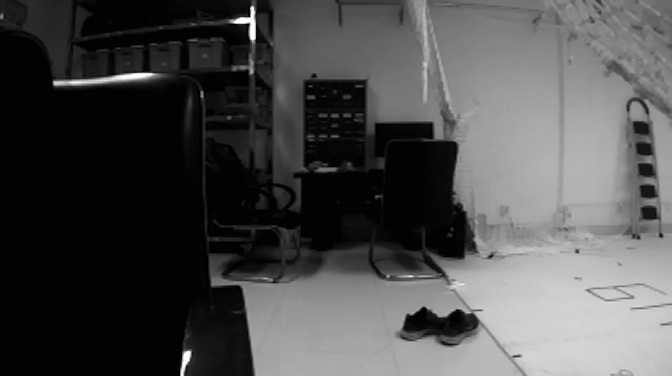
//> input picture ch7.3/pics/left0.jpg, 672 x 376 px
$ ./main   (built with g++ and OpenCV 4)
//> lines starting //> are read from the running program, lines starting //| are printed output that depends on the picture
#include <iostream>
#include <ctime>
#include <iomanip>
#include <chrono>

#include <opencv2/core/core.hpp>
#include <opencv2/imgproc/imgproc.hpp>
#include <opencv2/highgui/highgui.hpp>
#include <opencv2/features2d/features2d.hpp>
#include <opencv2/calib3d/calib3d.hpp>
using namespace std;
using namespace cv;

#define MATRIX_SIZE 50

void pose_estimation_2d2d(std::vector<KeyPoint> k1,std::vector<KeyPoint> k2,
    std::vector<DMatch> matches, Mat& R,Mat& t,Mat& E){
    Mat K = (Mat_<double>(3,3) << 356.2841797552195 ,0,333.09659026948043,
     0, 353.1672954414121, 195.25650805378962,
     0, 0, 1);
    vector<Point2f> points1;
    vector<Point2f> points2;

    for(int i=0;i<( int ) matches.size();i++){
        points1.push_back(k1[matches[i].queryIdx].pt);
        points2.push_back(k2[matches[i].trainIdx].pt);
    }

    // 计算基础矩阵
    Mat fundamental_matrix;
    fundamental_matrix = findFundamentalMat( points1, points2,FM_RANSAC);
    cout << "fundamental matrix is: " <<endl<< fundamental_matrix << endl;
    // 计算本质矩阵
    Point2d principal_point (311.181370, 185.775805);
    int focal_length = 347.924711;
    Mat essential_matrix;
    essential_matrix = findEssentialMat(points1, points2, focal_length, principal_point, RANSAC);
    cout << "essential matrix is: " <<endl << essential_matrix << endl;

    Mat homography_matrix;
    homography_matrix = findHomography( points1, points2, RANSAC, 3, noArray());
    cout << "homography matrix is: " <<endl << homography_matrix << endl;

    recoverPose(essential_matrix, points1, points2, R,t, focal_length,principal_point);
    E = essential_matrix.clone();

}

// 像素的2维坐标变成相机坐标的二维坐标
Point2d pixel2cam ( const Point2d& p, const Mat& K )
{
    return Point2d
           ( //(px-cx)/fx
               ( p.x - K.at<double> ( 0,2 ) ) / K.at<double> ( 0,0 ),
               ( p.y - K.at<double> ( 1,2 ) ) / K.at<double> ( 1,1 )
           );
}

void triangulation(const vector<KeyPoint>& k1,
    const vector<KeyPoint>& k2, const vector<DMatch>& matches,
    const Mat& R, const Mat& t, vector<Point3d>& points){

    Mat T1 = (Mat_<double>(3,4) << 1,0,0,0,
    0,1,0,0,
    0,0,1,0);
    Mat T2 = (Mat_<double>(3,4) <<
    R.at<double>(0,0), R.at<double>(0,1), R.at<double>(0,2), t.at<double>(0,0),
    R.at<double>(1,0), R.at<double>(1,1), R.at<double>(1,2), t.at<double>(1,0),
    R.at<double>(2,0), R.at<double>(2,1), R.at<double>(2,2), t.at<double>(2,0));
    Mat K = (Mat_<double>(3,3) << 356.2841797552195 ,0,333.09659026948043,
     0, 353.1672954414121, 195.25650805378962,
     0, 0, 1);
    vector<Point2d> pt1, pt2;
    for(DMatch m:matches){
        pt1.push_back(pixel2cam(k1[m.queryIdx].pt,K));
        pt2.push_back(pixel2cam(k2[m.trainIdx].pt,K));
    }
    Mat pt4d;
    triangulatePoints(T1,T2,pt1,pt2,pt4d);

    for(int i=0;i<pt4d.cols;i++){
        Mat x = pt4d.col(i);
        x/=x.at<float>(3,0);
        Point3d p(x.at<float>(0,0),x.at<float>(1,0),x.at<float>(2,0));
        points.push_back(p);
    }
}

int main(int argc, char const *argv[])
{
    Mat img_1 = imread("../pics/left0.jpg", 0);
//> img_1 is the input picture: 376 rows x 672 cols, CV_8UC1; min 0, max 255, mean 76.9
    Mat img_2 = imread("../pics/right0.jpg", 0);
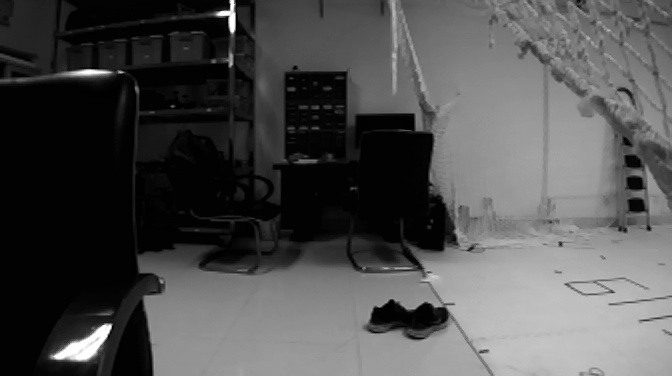
//> input picture ch7.3/pics/right0.jpg, 672 x 376 px
//> img_2 is the input picture: 376 rows x 672 cols, CV_8UC1; min 0, max 255, mean 79.2
    std::vector<KeyPoint> keypoints_1,keypoints_2;
    Mat descriptors_1, descriptors_2;

    Ptr<ORB> orb =  ORB::create();
    orb->detect(img_1,keypoints_1);
//> keypoints_1 = 500 keypoints; strongest (x, y, size): (253, 39, 31), (252, 38, 37.2), (54, 82, 31), (55, 82, 44.6)
    orb->detect(img_2,keypoints_2);
//> keypoints_2 = 500 keypoints; strongest (x, y, size): (110, 326, 31), (232, 31, 31), (109, 325, 44.6), (110, 325, 37.2)

    orb->compute(img_1, keypoints_1,descriptors_1);
    orb->compute(img_2, keypoints_2,descriptors_2);

    Mat outimg1;
    drawKeypoints(img_1,keypoints_1,outimg1,Scalar::all(-1),DrawMatchesFlags::DEFAULT);
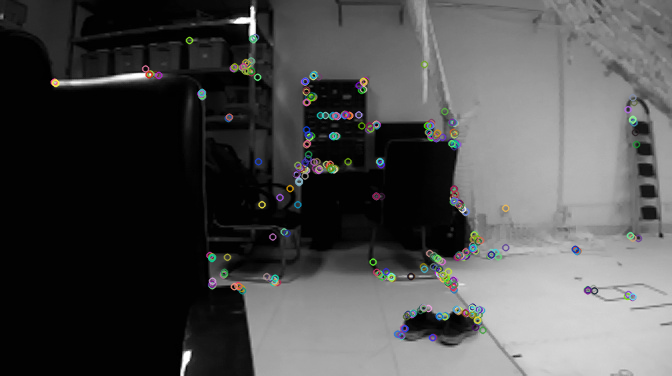
//> outimg1: 376 rows x 672 cols, CV_8UC3; mean B, G, R 78.2, 78.3, 78.1
    imshow("orb features.", outimg1);

    vector<DMatch> matches;
    BFMatcher matcher(NORM_HAMMING);
    matcher.match(descriptors_1, descriptors_2, matches);
//> matches = 500 matches

    double min_dist=10000, max_dist = 0;
    for(int i=0;i<descriptors_1.rows;i++){
        double dist = matches[i].distance;
        if(dist < min_dist) min_dist = dist;
        if(dist > max_dist) max_dist = dist;
    }
//> this loop made 500 passes
//> (dist, min_dist, max_dist) on pass 1: (25, 25, 25)
//> (dist, min_dist) on passes 4, 8, 15, 26, 182, 380: (20, 20), (19, 19), (12, 12), (9, 9), (8, 8), (3, 3)
//> after the loop, min_dist = 3; max_dist = 93

    std::vector<DMatch> good_matches;
    for(int i=0;i<descriptors_1.rows;i++){
        if(matches[i].distance <=max(2*min_dist, 30.0)){
            good_matches.push_back(matches[i]);
        }
    }
//> after the loop, good_matches = 217 matches

    Mat img_match;
    Mat img_goodmatch;
    drawMatches(img_1, keypoints_1, img_2, keypoints_2,matches, img_match);
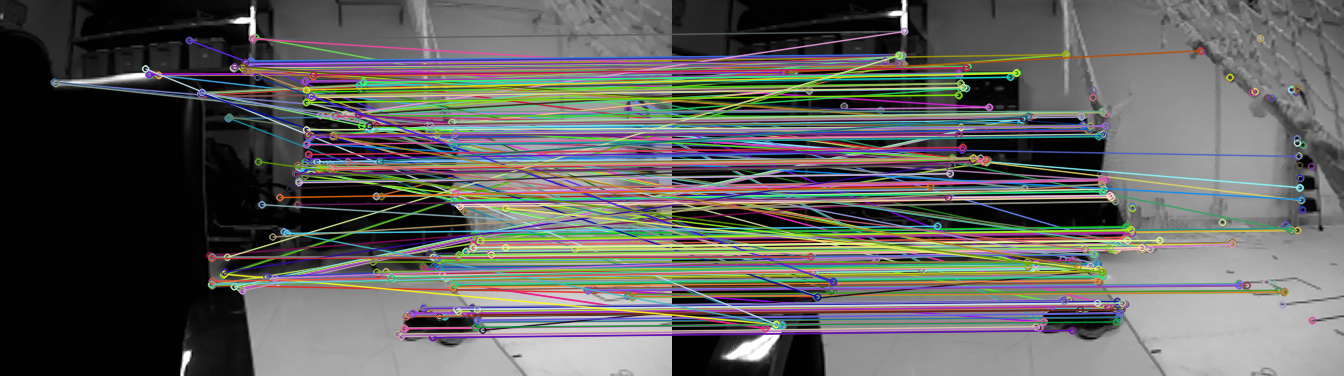
//> img_match: 376 rows x 1344 cols, CV_8UC3; mean B, G, R 94, 96.3, 96.5
    drawMatches(img_1, keypoints_1, img_2, keypoints_2,good_matches,img_goodmatch);
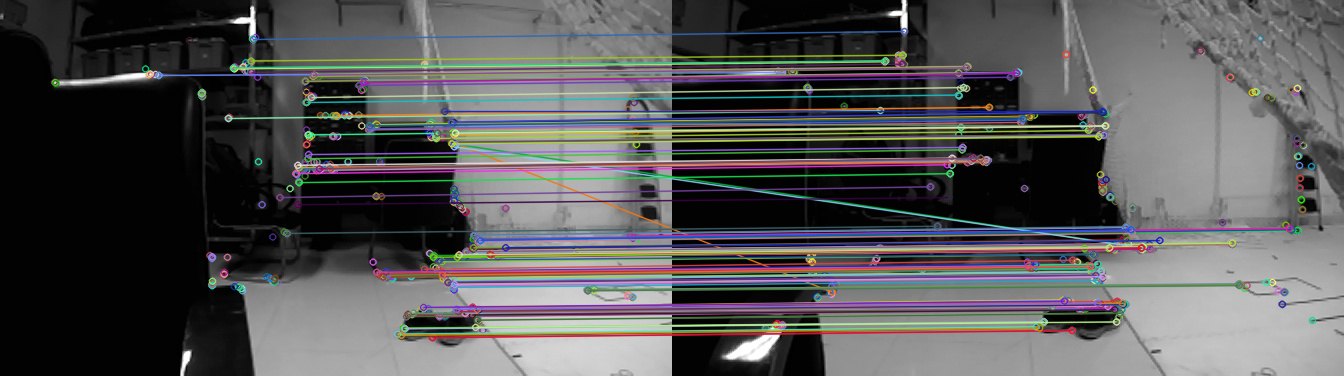
//> img_goodmatch: 376 rows x 1344 cols, CV_8UC3; mean B, G, R 85.9, 85.1, 85.7
    imshow("all", img_match);
    imshow("good",img_goodmatch);
    waitKey();

    Mat R,t,E;
    pose_estimation_2d2d(keypoints_1, keypoints_2,good_matches, R,t,E);
//> after the loop in pose_estimation_2d2d, `for(int i=0;i<( int ) matches.size();i++)`: points1 = 217 Points (x, y), first 12: [428, 308], [439, 316], [472, 314], [253, 39], [457, 144], [408, 314], [481, 310], [587, 290], [455, 143], [388, 276], [577, 251], [638, 238]; points2 = 217 Points (x, y), first 12: [396, 300], [407, 309], [443, 308], [232, 31], [159.6, 291.6], [375, 307], [453, 304], [566, 284], [431, 134], [364, 268], [560, 244], [625, 230]
//> in pose_estimation_2d2d, `fundamental_matrix = findFundamentalMat( points1, points2,FM_RANSAC);`: fundamental_matrix = [[-9.13e-08, 0.000247, -0.0749], [-0.000242, 5.76e-06, 0.221], [0.0719, -0.221, 1]]
//| fundamental matrix is:
//| [-9.132870522365266e-08, 0.0002466112898778475, -0.07492603741016612;
//|  -0.0002422152275474745, 5.763653194044579e-06, 0.2214520094022326;
//|  0.07191322036788954, -0.2211610259842347, 1]
//> in pose_estimation_2d2d, `essential_matrix = findEssentialMat(points1, points2, focal_length, pr..`: essential_matrix = [[-8.37e-05, 0.0509, -0.00659], [-0.00871, -0.0147, -0.707], [-0.00021, 0.705, -0.0143]]
//| essential matrix is:
//| [-8.371088091797437e-05, 0.05093961297600894, -0.006594663529018304;
//|  -0.008712329037413896, -0.01471517945196514, -0.7068781909844827;
//|  -0.0002095179442252459, 0.7051160317216996, -0.01427512078763572]
//> in pose_estimation_2d2d, `homography_matrix = findHomography( points1, points2, RANSAC, 3, noArr..`: homography_matrix = [[0.969, -0.0421, -17.36], [-0.043, 0.997, 2.23], [-0.000165, 0.000121, 1]]
//| homography matrix is:
//| [0.9690882768216491, -0.04213817702625972, -17.35611138400278;
//|  -0.0430257042589409, 0.9967691339573271, 2.234639760449816;
//|  -0.000164930855717412, 0.0001206896311625462, 1]
//> in pose_estimation_2d2d, `recoverPose(essential_matrix, points1, points2, R,t, focal_length,prin..`: R = [[0.998, 0.00937, 0.0597], [-0.00815, 1, -0.0207], [-0.0599, 0.0202, 0.998]]; t = [-0.997, 0.00785, 0.0722]
//> in pose_estimation_2d2d, `E = essential_matrix.clone();`: E has the same summary as essential_matrix
//> t = [-0.997, 0.00785, 0.0722]; E has the same summary as essential_matrix in pose_estimation_2d2d
    cout << "R is: " <<endl << R<< endl<< "t is: " <<endl <<t << endl;
//| R is:
//| [0.9981698642334548, 0.009374481537125109, 0.05974145321363084;
//|  -0.00814973730441005, 0.9997522764083587, -0.02071153297498515;
//|  -0.05992081372975044, 0.02018675090783274, 0.9979989935715113]
//| t is:
//| [-0.9973581696013541;
//|  0.007846263690190527;
//|  0.07221577165370699]

    Mat t_x = (Mat_<double>(3,3) <<
        0,          -t.at<double>(2,0), t.at<double>(1,0),
        t.at<double>(2,0),          0, -t.at<double>(0,0),
        -t.at<double>(1,0), t.at<double>(0,0),0);
//> t_x = [[0, -0.0722, 0.00785], [0.0722, 0, 0.997], [-0.00785, -0.997, 0]]

    cout << "t^R: "  <<endl<< t_x*R <<endl;
//| t^R:
//| [0.0001183850631585627, -0.07203949153270874, 0.009326262602026588;
//|  0.01232109388456728, 0.02081040635369146, 0.9996767246360124;
//|  0.0002963031182809158, -0.9971846551075269, 0.02018806942241995]
    // 验证対极约束
    Mat K = (Mat_<double>(3,3) << 356.2841797552195 ,0,333.09659026948043,
     0, 353.1672954414121, 195.25650805378962,
     0, 0, 1);
    int i=0;
    for( auto m :good_matches) {
        Point2d pt1 = pixel2cam(keypoints_1[m.queryIdx].pt, K);
        Mat y1 = (Mat_<double>(3,1) << pt1.x, pt1.y, 1);
        Point2d pt2 = pixel2cam(keypoints_2[m.trainIdx].pt, K);
        Mat y2 = (Mat_<double>(3,1) << pt2.x, pt2.y, 1);
        Mat d1 = y2.t()*t_x*R*y1;
        Mat d2 = y2.t() *E* y1;
        cout << "epipolar constrain "<< i<<": " << d1 << endl;
        cout << "epipolar constrain "<< i<<": " << d2 << endl;
        i++;
    }
//> this loop made 217 passes
//> (y1, y2, d1, d2) on passes 1 to 3: ([0.266, 0.319, 1], [0.177, 0.297, 1], [-0.00105], [0.00074]), ([0.297, 0.342, 1], [0.207, 0.322, 1], [0.00162], [-0.00114]), ([0.39, 0.336, 1], [0.308, 0.319, 1], [0.00334], [-0.00236])
//| epipolar constrain 0: [-0.001046729647732281]
//| epipolar constrain 0: [0.0007401496320010026]
//| epipolar constrain 1: [0.001617895998979935]
//| epipolar constrain 1: [-0.001144025232112822]
//> (the first 4 of 16 printed lines)
//> (output is shown up to pass 8 of 217)
//> after the loop, i = 217

    vector<Point3d> points;
    triangulation(keypoints_1, keypoints_2, good_matches, R,t,points);
//> in triangulation, `Mat T2 = (Mat_<double>(3,4) << R.at<double>(0,0), R.at<double>(0,1), R..`: T2 = [[0.998, 0.00937, 0.0597, -0.997], [-0.00815, 1, -0.0207, 0.00785], [-0.0599, 0.0202, 0.998, 0.0722]]
//> after the loop in triangulation, `for(DMatch m:matches)`: pt1 = 217 Points (x, y), first 12: [0.266, 0.319], [0.297, 0.342], [0.39, 0.336], [-0.225, -0.442], [0.348, -0.145], [0.21, 0.336], [0.415, 0.325], [0.713, 0.268], [0.342, -0.148], [0.154, 0.229], [0.685, 0.158], [0.856, 0.121]; pt2 = 217 Points (x, y), first 12: [0.177, 0.297], [0.207, 0.322], [0.308, 0.319], [-0.284, -0.465], [-0.487, 0.273], [0.118, 0.316], [0.337, 0.308], [0.654, 0.251], [0.275, -0.173], [0.0867, 0.206], [0.637, 0.138], [0.819, 0.0984]
//> the loop in triangulation, `for(int i=0;i<pt4d.cols;i++)` made 217 passes
//> (x, p) on passes 1 to 3: ([1.74e+09, 2.08e+09, 6.53e+09, 996322199.1], Point3(-5.38e-38, -44660.2, -12464580)), ([-5.57e+35, -6.42e+35, -1.87e+36, -2.87e+35], Point3(2.2e-10, 6.67e+37, 1.44e-13)), ([-1.54e-07, -1.34e-07, -3.96e-07, -5.8e-08], Point3(5.18e-26, -3.76e-25, 0.000346))
//> after the loop in triangulation, `for(int i=0;i<pt4d.cols;i++)`: points = 217 Point3s, first 12: [-5.38e-38, -44660.2, -12464580], [2.2e-10, 6.67e+37, 1.44e-13], [5.18e-26, -3.76e-25, 0.000346], [-8.15e+18, 6.29e-38, 1.45e-34], [-1.01e+33, 1.19e-32, -2.6e-08], [-1.3e+33, -1.22e-37, -2.41e-12], [1.61e+35, -2.17e+30, 3.89e+29], [3.81e-11, -3.77e+15, -7.3e+11], [5.64e-06, -1.26e-14, -2.39e-32], [-4.96e-08, -6.47e-18, -9.06e+24], [2.12e+26, -2.66e-06, -673.4], [-9.46e-33, 2.41e-12, 9.67e+16]

    for(int i=0;i<good_matches.size();i++){
        Point2d pt1 = pixel2cam(keypoints_1[good_matches[i].queryIdx].pt,K);
        Point2d pt1_3d(points[i].x / points[i].z, points[i].y / points[i].z);
        // Point2d pt2 = pixel2cam(keypoints_2[good_matches[i].trainIdx].pt,K);
        cout << "point in the first camera frame: " << pt1 << endl;
        cout << "point projected from 3D: " << pt1_3d << ", d=" << points[i].z << endl;
        Point2d pt2 = pixel2cam(keypoints_2[good_matches[i].trainIdx].pt,K);
        Mat pt2_trans = R*( Mat_<double>(3,1) << points[i].x, points[i].y, points[i].z) + t;
        pt2_trans /=pt2_trans.at<double>(2,0);
        cout << "point in the second camera frame: " << pt2 <<endl;
        cout << "point reprojected from second frame: " <<pt2_trans.t()<<endl;
        cout<<endl;
    }
//> this loop made 217 passes
//> (pt1, pt1_3d, pt2, pt2_trans) on passes 1 to 3: (Point(0.266, 0.319), Point(4.32e-45, 0.00358), Point(0.177, 0.297), [0.0599, -0.0172, 1]), (Point(0.297, 0.342), Point(1526, 4.63e+50), Point(0.207, 0.322), [0.464, 49.53, 1]), (Point(0.39, 0.336), Point(1.5e-22, -1.09e-21), Point(0.308, 0.319), [-13.74, 0.108, 1])


    return 0;
}
